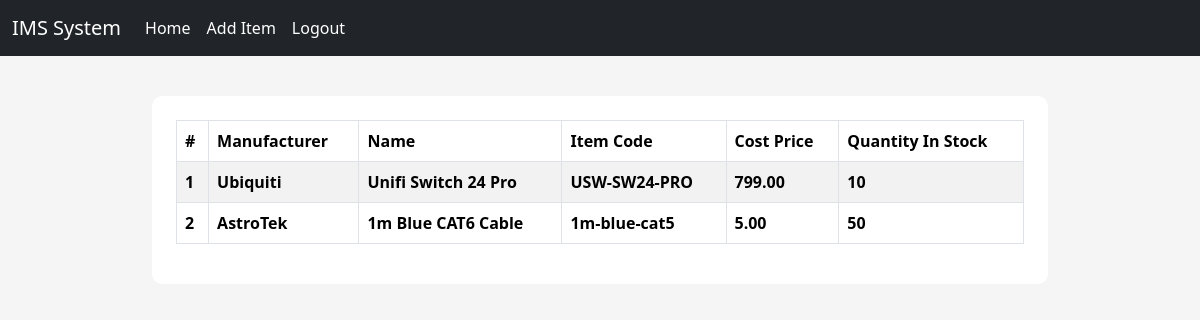
The page /inventory/ (signed in) on the database as committed earlier.
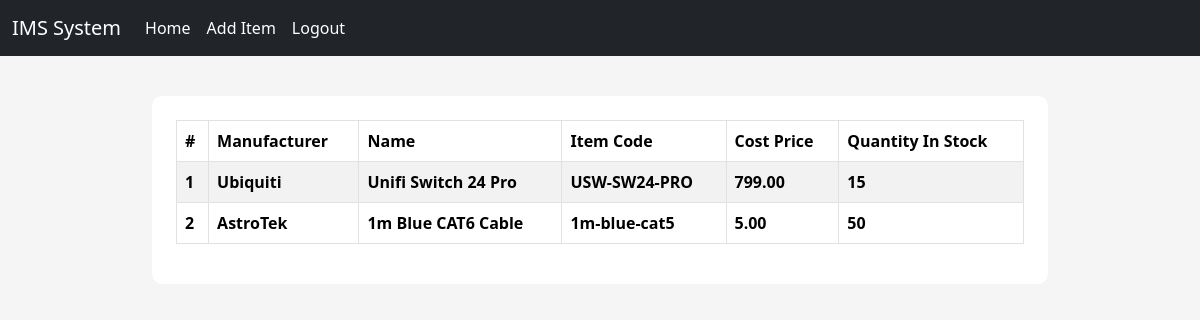
The same page on the database as committed later.
### inventory/models.py (models this page shows, shortened)
class Inventory(models.Model):
    manufacturer = models.CharField(max_length=300, null=False, blank=False)
    name = models.CharField(max_length=300, null=False, blank=False)
    item_code = models.CharField(max_length=300, null=False, blank=False)
    cost_price = models.DecimalField(max_digits=19, decimal_places=2, null=False, blank=False)
    quantity_in_stock = models.IntegerField(null=False, blank=False)
    description = models.TextField()

### inventory/views.py (the view)
# urls.py: path("", inventory_list, name="inventory_list"),
@login_required()
def inventory_list(request):
    inventories = Inventory.objects.all()
    context = {
        "title": "Inventory List",
        "inventories": inventories
    }
    return render(request, "inventory_list.html", context=context)

### templates/inventory_list.html
{% extends "base.html" %}
{% block content %}
<div class="content-section">
    <table class="table table-striped table-bordered table-hover">
        <thead class="thead-dark">
            <tr>
                <th scope="col">#</th>
                <th scope="col">Manufacturer</th>
                <th scope="col">Name</th>
                <th scope="col">Item Code</th>
                <th scope="col">Cost Price</th>
                <th scope="col">Quantity In Stock</th>
            </tr>
        </thead>
        <tbody>
            {% for inventory in inventories %}
                <tr style="cursor: pointer; cursor: hand;" onclick="window.location= `{% url 'per_product' inventory.id %}`">
                    <th scope="row">{{ forloop.counter }}</th>
                    <th scope="row">{{ inventory.manufacturer }}</th>
                    <th scope="row">{{ inventory.name }}</th>
                    <th scope="row">{{ inventory.item_code }}</th>
                    <th scope="row">{{ inventory.cost_price }}</th>
                    <th scope="row">{{ inventory.quantity_in_stock }}</th>
                </tr>
            {% endfor %}
        </tbody>
    </table>
</div>
{% endblock %}

### templates/base.html (shortened to what this page needs)
{% load static %}
<!DOCTYPE html>
<html lang="en">
<head>
    <link href="https://cdn.jsdelivr.net/npm/bootstrap@5.3.1/dist/css/bootstrap.min.css" rel="stylesheet">
    <link rel="stylesheet" href="{% static 'css/main.css' %}" type="text/css">
</head>
<body>
    <nav class="navbar navbar-expand-lg navbar-dark bg-dark">
  <div class="container-fluid">
    <a class="navbar-brand" href="{% url 'inventory_list' %}">IMS System</a>
    <div class="collapse navbar-collapse" id="navbarNav">
      <ul class="navbar-nav">
        <li class="nav-item">
          <a class="nav-link active" aria-current="page" href="{% url 'inventory_list' %}">Home</a>
            </li>
            {% if request.user.is_authenticated %}
                <li>
                   <a class="nav-link active" aria-current="page" href="{% url 'add_inventory' %}">Add Item</a>
                </li>
                <li>
                   <a class="nav-link active" aria-current="page" href="{% url 'logout' %}">Logout</a>
                </li>
            {% endif %}
      </ul>
    </div>
  </div>
</nav>
    <main>
        <div class="container-fluid">
            <div class="row">
                <div class="col-md-1"></div>
                <div class="col-md-10 col-sm-12 col-xm-12">
                    {% block content %}
                    {% endblock %}
                </div>
            </div>
        </div>
    </main>
</body>
</html>

### static/css/main.css (style rules this page uses)
body { background-color: rgb(245, 245, 245); }
.content-section { background: #fff; margin: 40px; padding: 1.5rem 1.5rem; border-radius: 10px; }

Rows that differ between the two databases and show on the page:
changed Inventory "Ubiquiti": quantity_in_stock "10" → "15"
